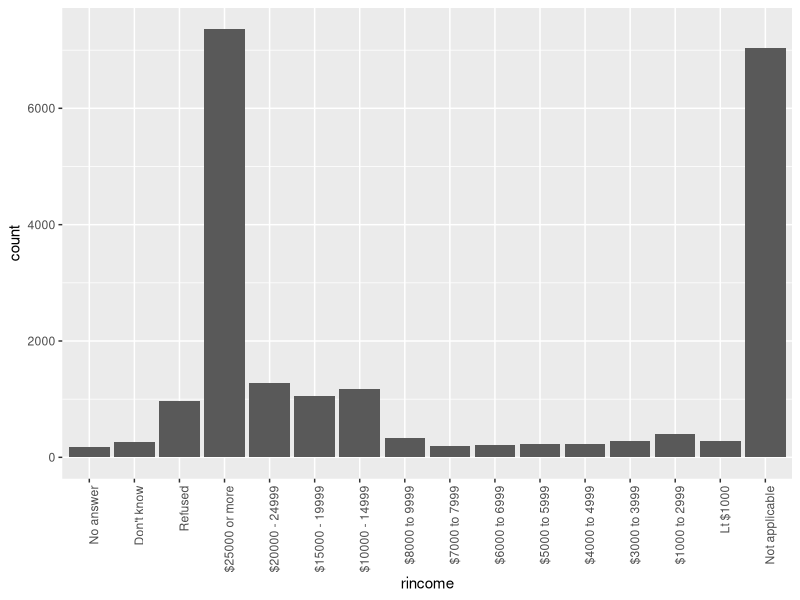
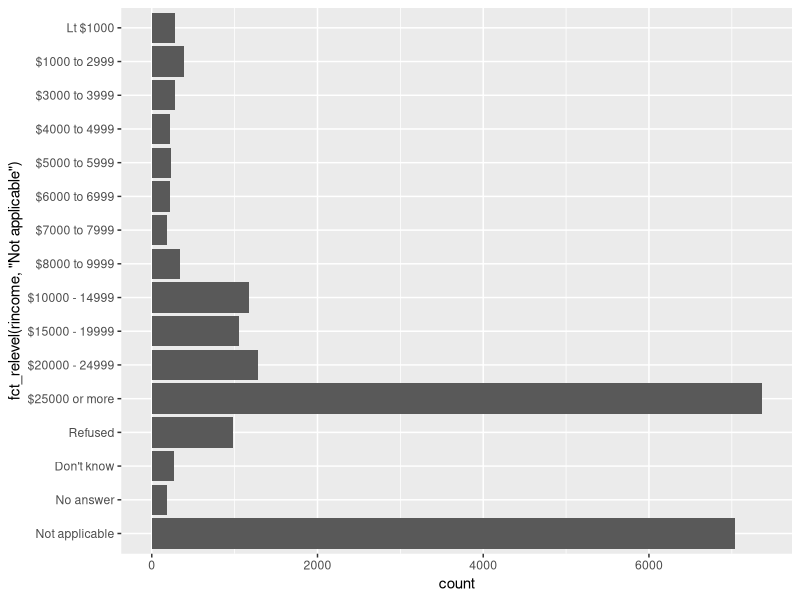

Reproduce these figures in R, in order. (Note: this script raises an error after producing the figures.)
## ---- chunk 1
library(tidyverse)
library(forcats)
## ---- chunk 2
gss_cat %>% ggplot() +
  geom_bar(mapping = aes(x = rincome)) +
  theme(axis.text.x=element_text(angle=90, hjust=1))
## ---- chunk 3
gss_cat %>%
  ggplot() +
  geom_bar(mapping = aes(x = fct_relevel(rincome, "Not applicable"))) +
  coord_flip()
## ---- chunk 4
gss_cat %>%
  count(relig) %>%
  arrange(desc(n))
## ---- chunk 5
gss_cat %>%
  count(partyid) %>%
  arrange(desc(n))
## ---- chunk 6
table(gss_cat$relig, gss_cat$denom)
## ---- chunk 7
gss_cat %>% group_by(relig, denom) %>%
  summarize(n = n()) %>%
  complete(relig, denom, fill = list(n = 0)) %>%
  ggplot() +
  geom_tile(mapping = aes(x = relig, y =  denom, fill = n)) +
  scale_fill_gradient(low = 'white', high = 'steelblue') +
  theme(axis.text.x=element_text(angle=90, hjust=1))
## ---- chunk 8
gss_cat %>% group_by(relig, denom) %>%
  summarize(n = n()) %>%
  ggplot() +
  geom_point(mapping = aes(x = relig, y =  denom, size = n)) +
  theme(axis.text.x=element_text(angle=90, hjust=1))
## ---- chunk 9
ggplot(gss_cat, mapping = aes(x = tvhours)) +
  geom_bar()
## ---- chunk 10
levels(gss_cat$marital)
## ---- chunk 11
levels(gss_cat$race)
## ---- chunk 12
levels(gss_cat$rincome)
## ---- chunk 13
levels(gss_cat$partyid)
## ---- chunk 14
levels(gss_cat$relig)
## ---- chunk 15
levels(gss_cat$denom)
## ---- chunk 16
gss_cat %>%
  mutate(partyid = fct_collapse(partyid,
    other = c("No answer", "Don't know", "Other party"),
    rep = c("Strong republican", "Not str republican"),
    ind = c("Ind,near rep", "Independent", "Ind,near dem"),
    dem = c("Not str democrat", "Strong democrat"))) %>%
  group_by(year, partyid) %>%
  summarize(n = n()) %>%
  ggplot(mapping = aes(x = year, y = n, color = fct_reorder2(partyid, year, n))) +
  geom_point() +
  geom_line() +
  labs(color = 'Party',
       x = 'Year',
       y = 'Count')
## ---- chunk 17
gss_cat %>%
  mutate(rincome = fct_collapse(rincome,
    "No answer" = c("No answer", "Don't know", "Refused"),
    "$0 to 4999" = c("Lt $1000", "$1000 to 2999", "$3000 to 3999", "$4000 to 4999"),
    "$5000 to 9999" = c("$5000 to 5999", "$6000 to 6999",
                        "$7000 to 7999", "$8000 to 9999"))) %>%
  mutate(rincome = fct_relevel(rincome, "Not applicable")) %>%
  count(rincome)
